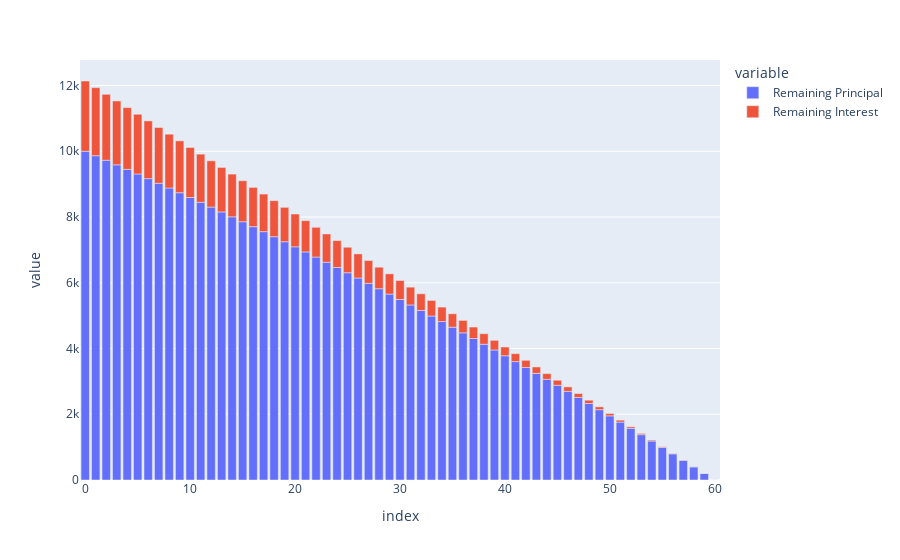

Write notebook code for a chart like this one.
### Code cell
px.bar(data.finance_model[["Remaining Principal", "Remaining Interest"]])

### Figure 1 — Plotly figure (JSON) as saved in the notebook; plotly's stock layout.template omitted (floating-point values rounded to 4 significant figures)
{"data": [{"alignmentgroup": "True", "hovertemplate": "variable=Remaining Principal<br>index=%{x}<br>value=%{y}<extra></extra>", "legendgroup": "Remaining Principal", "marker": {"color": "#636efa", "pattern": {"shape": ""}}, "name": "Remaining Principal", "offsetgroup": "Remaining Principal", "orientation": "v", "showlegend": true, "textposition": "auto", "type": "bar", "x": [0, 1, 2, 3, 4, 5, 6, 7, 8, 9, 10, 11, 12, 13, 14, 15, 16, 17, 18, 19, 20, 21, 22, 23, 24, 25, 26, 27, 28, 29, 30, 31, 32, 33, 34, 35, 36, 37, 38, 39, 40, 41, 42, 43, 44, 45, 46, 47, 48, 49, 50, 51, 52, 53, 54, 55, 56, 57, 58, 59, 60], "xaxis": "x", "y": [10000, 9864.0, 9726.0, 9588.0, 9449.0, 9309.0, 9168.0, 9026.0, 8883.0, 8739.0, 8594.0, 8449.0, 8302.0, 8154.0, 8006.0, 7856.0, 7706.0, 7554.0, 7401.0, 7248.0, 7093.0, 6938.0, 6781.0, 6624.0, 6465.0, 6305.0, 6144.0, 5982.0, 5820.0, 5656.0, 5491.0, 5324.0, 5157.0, 4989.0, 4819.0, 4649.0, 4477.0, 4304.0, 4130.0, 3955.0, 3779.0, 3602.0, 3423.0, 3243.0, 3062.0, 2880.0, 2697.0, 2512.0, 2327.0, 2140.0, 1952.0, 1762.0, 1571.0, 1379.0, 1186.0, 991.8, 796, 599.0, 400.6, 201.0, 0], "yaxis": "y"}, {"alignmentgroup": "True", "hovertemplate": "variable=Remaining Interest<br>index=%{x}<br>value=%{y}<extra></extra>", "legendgroup": "Remaining Interest", "marker": {"color": "#EF553B", "pattern": {"shape": ""}}, "name": "Remaining Interest", "offsetgroup": "Remaining Interest", "orientation": "v", "showlegend": true, "textposition": "auto", "type": "bar", "x": [0, 1, 2, 3, 4, 5, 6, 7, 8, 9, 10, 11, 12, 13, 14, 15, 16, 17, 18, 19, 20, 21, 22, 23, 24, 25, 26, 27, 28, 29, 30, 31, 32, 33, 34, 35, 36, 37, 38, 39, 40, 41, 42, 43, 44, 45, 46, 47, 48, 49, 50, 51, 52, 53, 54, 55, 56, 57, 58, 59, 60], "xaxis": "x", "y": [2137.0, 2071.0, 2006.0, 1942.0, 1879.0, 1817.0, 1756.0, 1695.0, 1636.0, 1577.0, 1520.0, 1463.0, 1408.0, 1353.0, 1299.0, 1247.0, 1195.0, 1144.0, 1095.0, 1046.0, 998.1, 951.4, 905.7, 861.1, 817.5, 774.9, 733.4, 693.0, 653.6, 615.2, 578.0, 541.9, 506.8, 472.9, 440.0, 408.3, 377.7, 348.2, 319.9, 292.7, 266.6, 241.8, 218.1, 195.5, 174.2, 154.0, 135.1, 117.3, 100.8, 85.44, 71.36, 58.51, 46.91, 36.56, 27.48, 19.67, 13.14, 7.9, 3.96, 1.32, 0], "yaxis": "y"}], "layout": {"barmode": "relative", "legend": {"title": {"text": "variable"}, "tracegroupgap": 0}, "margin": {"t": 60}, "xaxis": {"anchor": "y", "domain": [0, 1], "title": {"text": "index"}}, "yaxis": {"anchor": "x", "domain": [0, 1], "title": {"text": "value"}}}}
